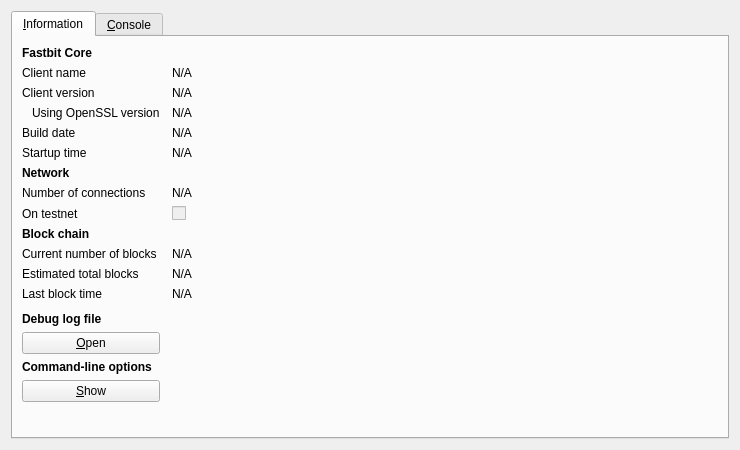
<?xml version="1.0" encoding="UTF-8"?>
<ui version="4.0">
 <class>RPCConsole</class>
 <widget class="QDialog" name="RPCConsole">
  <property name="geometry">
   <rect>
    <x>0</x>
    <y>0</y>
    <width>740</width>
    <height>450</height>
   </rect>
  </property>
  <property name="windowTitle">
   <string>Fastbit - Debug window</string>
  </property>
  <layout class="QVBoxLayout" name="verticalLayout_2">
   <item>
    <widget class="QTabWidget" name="tabWidget">
     <property name="currentIndex">
      <number>0</number>
     </property>
     <widget class="QWidget" name="tab_info">
      <attribute name="title">
       <string>&amp;Information</string>
      </attribute>
      <layout class="QGridLayout" name="gridLayout" columnstretch="0,1">
       <property name="horizontalSpacing">
        <number>12</number>
       </property>
       <item row="0" column="0">
        <widget class="QLabel" name="label_9">
         <property name="font">
          <font>
           <weight>75</weight>
           <bold>true</bold>
          </font>
         </property>
         <property name="text">
          <string>Fastbit Core</string>
         </property>
        </widget>
       </item>
       <item row="1" column="0">
        <widget class="QLabel" name="label_5">
         <property name="text">
          <string>Client name</string>
         </property>
        </widget>
       </item>
       <item row="1" column="1">
        <widget class="QLabel" name="clientName">
         <property name="cursor">
          <cursorShape>IBeamCursor</cursorShape>
         </property>
         <property name="text">
          <string>N/A</string>
         </property>
         <property name="textFormat">
          <enum>Qt::PlainText</enum>
         </property>
         <property name="textInteractionFlags">
          <set>Qt::LinksAccessibleByMouse|Qt::TextSelectableByKeyboard|Qt::TextSelectableByMouse</set>
         </property>
        </widget>
       </item>
       <item row="2" column="0">
        <widget class="QLabel" name="label_6">
         <property name="text">
          <string>Client version</string>
         </property>
        </widget>
       </item>
       <item row="2" column="1">
        <widget class="QLabel" name="clientVersion">
         <property name="cursor">
          <cursorShape>IBeamCursor</cursorShape>
         </property>
         <property name="text">
          <string>N/A</string>
         </property>
         <property name="textFormat">
          <enum>Qt::PlainText</enum>
         </property>
         <property name="textInteractionFlags">
          <set>Qt::LinksAccessibleByMouse|Qt::TextSelectableByKeyboard|Qt::TextSelectableByMouse</set>
         </property>
        </widget>
       </item>
       <item row="3" column="0">
        <widget class="QLabel" name="label_14">
         <property name="text">
          <string>Using OpenSSL version</string>
         </property>
         <property name="indent">
          <number>10</number>
         </property>
        </widget>
       </item>
       <item row="3" column="1">
        <widget class="QLabel" name="openSSLVersion">
         <property name="cursor">
          <cursorShape>IBeamCursor</cursorShape>
         </property>
         <property name="text">
          <string>N/A</string>
         </property>
         <property name="textFormat">
          <enum>Qt::PlainText</enum>
         </property>
         <property name="textInteractionFlags">
          <set>Qt::LinksAccessibleByMouse|Qt::TextSelectableByKeyboard|Qt::TextSelectableByMouse</set>
         </property>
        </widget>
       </item>
       <item row="4" column="0">
        <widget class="QLabel" name="label_12">
         <property name="text">
          <string>Build date</string>
         </property>
        </widget>
       </item>
       <item row="4" column="1">
        <widget class="QLabel" name="buildDate">
         <property name="cursor">
          <cursorShape>IBeamCursor</cursorShape>
         </property>
         <property name="text">
          <string>N/A</string>
         </property>
         <property name="textFormat">
          <enum>Qt::PlainText</enum>
         </property>
         <property name="textInteractionFlags">
          <set>Qt::LinksAccessibleByMouse|Qt::TextSelectableByKeyboard|Qt::TextSelectableByMouse</set>
         </property>
        </widget>
       </item>
       <item row="5" column="0">
        <widget class="QLabel" name="label_13">
         <property name="text">
          <string>Startup time</string>
         </property>
        </widget>
       </item>
       <item row="5" column="1">
        <widget class="QLabel" name="startupTime">
         <property name="cursor">
          <cursorShape>IBeamCursor</cursorShape>
         </property>
         <property name="text">
          <string>N/A</string>
         </property>
         <property name="textFormat">
          <enum>Qt::PlainText</enum>
         </property>
         <property name="textInteractionFlags">
          <set>Qt::LinksAccessibleByMouse|Qt::TextSelectableByKeyboard|Qt::TextSelectableByMouse</set>
         </property>
        </widget>
       </item>
       <item row="6" column="0">
        <widget class="QLabel" name="label_11">
         <property name="font">
          <font>
           <weight>75</weight>
           <bold>true</bold>
          </font>
         </property>
         <property name="text">
          <string>Network</string>
         </property>
        </widget>
       </item>
       <item row="7" column="0">
        <widget class="QLabel" name="label_7">
         <property name="text">
          <string>Number of connections</string>
         </property>
        </widget>
       </item>
       <item row="7" column="1">
        <widget class="QLabel" name="numberOfConnections">
         <property name="cursor">
          <cursorShape>IBeamCursor</cursorShape>
         </property>
         <property name="text">
          <string>N/A</string>
         </property>
         <property name="textFormat">
          <enum>Qt::PlainText</enum>
         </property>
         <property name="textInteractionFlags">
          <set>Qt::LinksAccessibleByMouse|Qt::TextSelectableByKeyboard|Qt::TextSelectableByMouse</set>
         </property>
        </widget>
       </item>
       <item row="8" column="0">
        <widget class="QLabel" name="label_8">
         <property name="text">
          <string>On testnet</string>
         </property>
        </widget>
       </item>
       <item row="8" column="1">
        <widget class="QCheckBox" name="isTestNet">
         <property name="enabled">
          <bool>false</bool>
         </property>
         <property name="text">
          <string/>
         </property>
        </widget>
       </item>
       <item row="9" column="0">
        <widget class="QLabel" name="label_10">
         <property name="font">
          <font>
           <weight>75</weight>
           <bold>true</bold>
          </font>
         </property>
         <property name="text">
          <string>Block chain</string>
         </property>
        </widget>
       </item>
       <item row="10" column="0">
        <widget class="QLabel" name="label_3">
         <property name="text">
          <string>Current number of blocks</string>
         </property>
        </widget>
       </item>
       <item row="10" column="1">
        <widget class="QLabel" name="numberOfBlocks">
         <property name="cursor">
          <cursorShape>IBeamCursor</cursorShape>
         </property>
         <property name="text">
          <string>N/A</string>
         </property>
         <property name="textFormat">
          <enum>Qt::PlainText</enum>
         </property>
         <property name="textInteractionFlags">
          <set>Qt::LinksAccessibleByMouse|Qt::TextSelectableByKeyboard|Qt::TextSelectableByMouse</set>
         </property>
        </widget>
       </item>
       <item row="11" column="0">
        <widget class="QLabel" name="label_4">
         <property name="text">
          <string>Estimated total blocks</string>
         </property>
        </widget>
       </item>
       <item row="11" column="1">
        <widget class="QLabel" name="totalBlocks">
         <property name="cursor">
          <cursorShape>IBeamCursor</cursorShape>
         </property>
         <property name="text">
          <string>N/A</string>
         </property>
         <property name="textFormat">
          <enum>Qt::PlainText</enum>
         </property>
         <property name="textInteractionFlags">
          <set>Qt::LinksAccessibleByMouse|Qt::TextSelectableByKeyboard|Qt::TextSelectableByMouse</set>
         </property>
        </widget>
       </item>
       <item row="12" column="0">
        <widget class="QLabel" name="label_2">
         <property name="text">
          <string>Last block time</string>
         </property>
        </widget>
       </item>
       <item row="12" column="1">
        <widget class="QLabel" name="lastBlockTime">
         <property name="cursor">
          <cursorShape>IBeamCursor</cursorShape>
         </property>
         <property name="text">
          <string>N/A</string>
         </property>
         <property name="textFormat">
          <enum>Qt::PlainText</enum>
         </property>
         <property name="textInteractionFlags">
          <set>Qt::LinksAccessibleByMouse|Qt::TextSelectableByKeyboard|Qt::TextSelectableByMouse</set>
         </property>
        </widget>
       </item>
       <item row="13" column="0">
        <spacer name="verticalSpacer_2">
         <property name="orientation">
          <enum>Qt::Vertical</enum>
         </property>
         <property name="sizeHint" stdset="0">
          <size>
           <width>20</width>
           <height>20</height>
          </size>
         </property>
        </spacer>
       </item>
       <item row="14" column="0">
        <widget class="QLabel" name="labelDebugLogfile">
         <property name="font">
          <font>
           <weight>75</weight>
           <bold>true</bold>
          </font>
         </property>
         <property name="text">
          <string>Debug log file</string>
         </property>
        </widget>
       </item>
       <item row="15" column="0">
        <widget class="QPushButton" name="openDebugLogfileButton">
         <property name="toolTip">
          <string>Open the Fastbit debug log file from the current data directory. This can take a few seconds for large log files.</string>
         </property>
         <property name="text">
          <string>&amp;Open</string>
         </property>
         <property name="autoDefault">
          <bool>false</bool>
         </property>
        </widget>
       </item>
       <item row="16" column="0">
        <widget class="QLabel" name="labelCLOptions">
         <property name="font">
          <font>
           <weight>75</weight>
           <bold>true</bold>
          </font>
         </property>
         <property name="text">
          <string>Command-line options</string>
         </property>
        </widget>
       </item>
       <item row="17" column="0">
        <widget class="QPushButton" name="showCLOptionsButton">
         <property name="toolTip">
          <string>Show the Fastbit-Qt help message to get a list with possible Fastbit command-line options.</string>
         </property>
         <property name="text">
          <string>&amp;Show</string>
         </property>
         <property name="autoDefault">
          <bool>false</bool>
         </property>
        </widget>
       </item>
       <item row="18" column="0">
        <spacer name="verticalSpacer">
         <property name="orientation">
          <enum>Qt::Vertical</enum>
         </property>
         <property name="sizeHint" stdset="0">
          <size>
           <width>20</width>
           <height>40</height>
          </size>
         </property>
        </spacer>
       </item>
      </layout>
     </widget>
     <widget class="QWidget" name="tab_console">
      <attribute name="title">
       <string>&amp;Console</string>
      </attribute>
      <layout class="QVBoxLayout" name="verticalLayout_3">
       <property name="spacing">
        <number>3</number>
       </property>
       <item>
        <widget class="QTextEdit" name="messagesWidget">
         <property name="minimumSize">
          <size>
           <width>0</width>
           <height>100</height>
          </size>
         </property>
         <property name="readOnly">
          <bool>true</bool>
         </property>
         <property name="tabKeyNavigation" stdset="0">
          <bool>false</bool>
         </property>
         <property name="columnCount" stdset="0">
          <number>2</number>
         </property>
        </widget>
       </item>
       <item>
        <layout class="QHBoxLayout" name="horizontalLayout">
         <property name="spacing">
          <number>3</number>
         </property>
         <item>
          <widget class="QLabel" name="label">
           <property name="text">
            <string notr="true">&gt;</string>
           </property>
          </widget>
         </item>
         <item>
          <widget class="QLineEdit" name="lineEdit"/>
         </item>
         <item>
          <widget class="QPushButton" name="clearButton">
           <property name="maximumSize">
            <size>
             <width>24</width>
             <height>24</height>
            </size>
           </property>
           <property name="toolTip">
            <string>Clear console</string>
           </property>
           <property name="text">
            <string/>
           </property>
           <property name="icon">
            <iconset resource="../bitcoin.qrc">
             <normaloff>:/icons/remove</normaloff>:/icons/remove</iconset>
           </property>
           <property name="shortcut">
            <string notr="true">Ctrl+L</string>
           </property>
           <property name="autoDefault">
            <bool>false</bool>
           </property>
          </widget>
         </item>
        </layout>
       </item>
      </layout>
     </widget>
    </widget>
   </item>
  </layout>
 </widget>
 <resources>
  <include location="../bitcoin.qrc"/>
 </resources>
 <connections/>
</ui>
